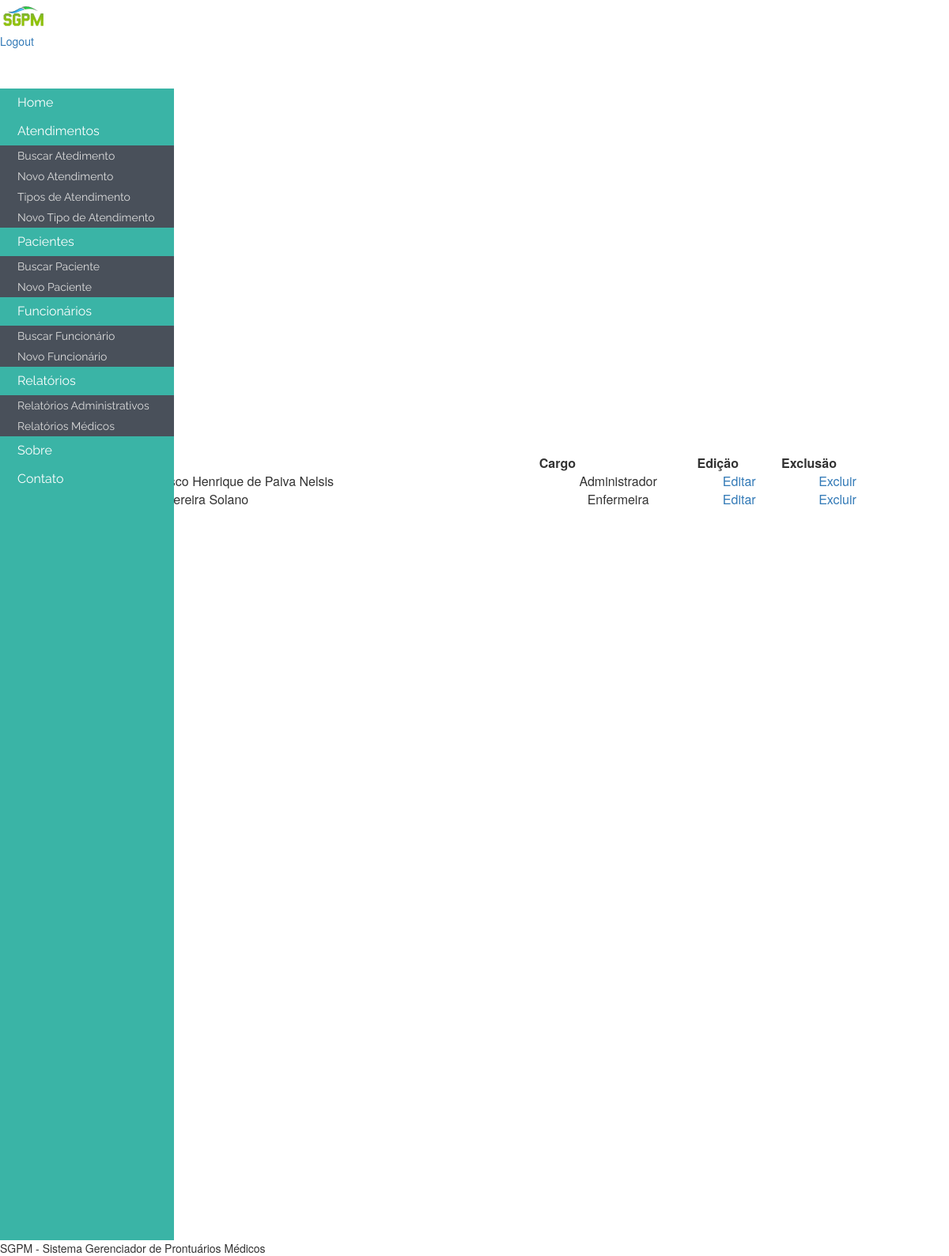
Screenshot of /consultarFuncionario.php with the database file from the repository.
### tables this page shows
CREATE TABLE IF NOT EXISTS `funcionario` (
  `id_funcionario` int(4) NOT NULL AUTO_INCREMENT,
  `login` varchar(30) NOT NULL,
  `senha` varchar(30) NOT NULL,
  `nome_funcionario` varchar(50) NOT NULL,
  `cargo` varchar(30) NOT NULL,
  `cpf` int(11) NOT NULL,
  `rg` int(10) NOT NULL,
  `org_exp` varchar(10) NOT NULL,
  `genero` varchar(15) NOT NULL,
  `data_nasc` date NOT NULL,
  `endereco` varchar(30) NOT NULL,
  `bairro` varchar(30) NOT NULL,
  `cep` varchar(10) NOT NULL,
  `cidade` varchar(30) NOT NULL,
  `estado` varchar(2) NOT NULL,
  `pais_nacionalidade` varchar(30) NOT NULL,
  `cidade_natural` varchar(30) NOT NULL,
  `estado_natural` varchar(2) NOT NULL,
  `ubs_atendimento` varchar(30) NOT NULL,
  `nome_mae` varchar(30) NOT NULL,
  `nome_pai` varchar(30) NOT NULL,
  `estado_civil` varchar(15) NOT NULL,
  `escolaridade` varchar(30) NOT NULL,
  `tipo_sanguineo` varchar(3) NOT NULL,
  `email_pessoal` varchar(50) NOT NULL,
  `email_prof` varchar(30) NOT NULL,
  `tel_cel` int(15) NOT NULL,
  `tel_fixo` int(15) NOT NULL,
  PRIMARY KEY (`id_funcionario`),
  UNIQUE KEY `login` (`login`),
  KEY `id_funcionario` (`id_funcionario`)
);

### consultarFuncionario.php (the view, shortened to what this page needs)
<?php include ('includes/cabecalho.php')?>
<?php include ('includes/menu.php')?>
<div class="divTudoConsultarPaciente">
	<div id="tituloPagina">Buscar Funcion&#225;rio</div>
	<div id="formBuscaPaciente">
		<div class="content-dataTable"
			style="width: 80%; margin: 0 auto; margin-top: -70px; margin-right: 70px">
                <table id="pacientes" class="display" cellspacing="0"
				width="100%" content="text/html;charset=utf-8">
				<thead>
					<tr>
						<th>Nome</th>
						<th>Cargo</th>
						<th>Edi&#231;&#228;o</th>
						<th>Exclus&#228;o</th>
					</tr>
				</thead>
				<tbody>
<?php
$con = mysqli_connect ( "localhost", "root", "", "sgpm" );
mysqli_set_charset ( $con, "utf8" );
$query = mysqli_query ( $con, "SELECT * FROM funcionario" );
while ( $linha = mysqli_fetch_array ( $query ) ) {
	?>
                            <tr>
						<td><?php echo $linha['nome_funcionario']; ?></td>
						<td><center><?php echo $linha['cargo']; ?></center></td>
						<td><center>
								<a
									href="formFuncionario.php?id_funcionario=<?php echo $linha['id_funcionario']; ?>">Editar</a>
							</center></td>
						<td><center>
								<a
									href="excluirFuncionario.php?id_exclusao=<?php echo $linha['id_funcionario']; ?>">Excluir</a></td>
<?php }?>
						</tr>
				</tbody>
			</table>
		</div>
	</div>
</div>
<?php include ('includes/menuBack.php')?>
<?php include ('includes/rodape.php')?>

### rows the page displays
funcionario: nome_funcionario "Francisco Henrique de Paiva Nelsis", cargo "Administrador"
funcionario: nome_funcionario "Elisa Pereira Solano", cargo "Enfermeira"
